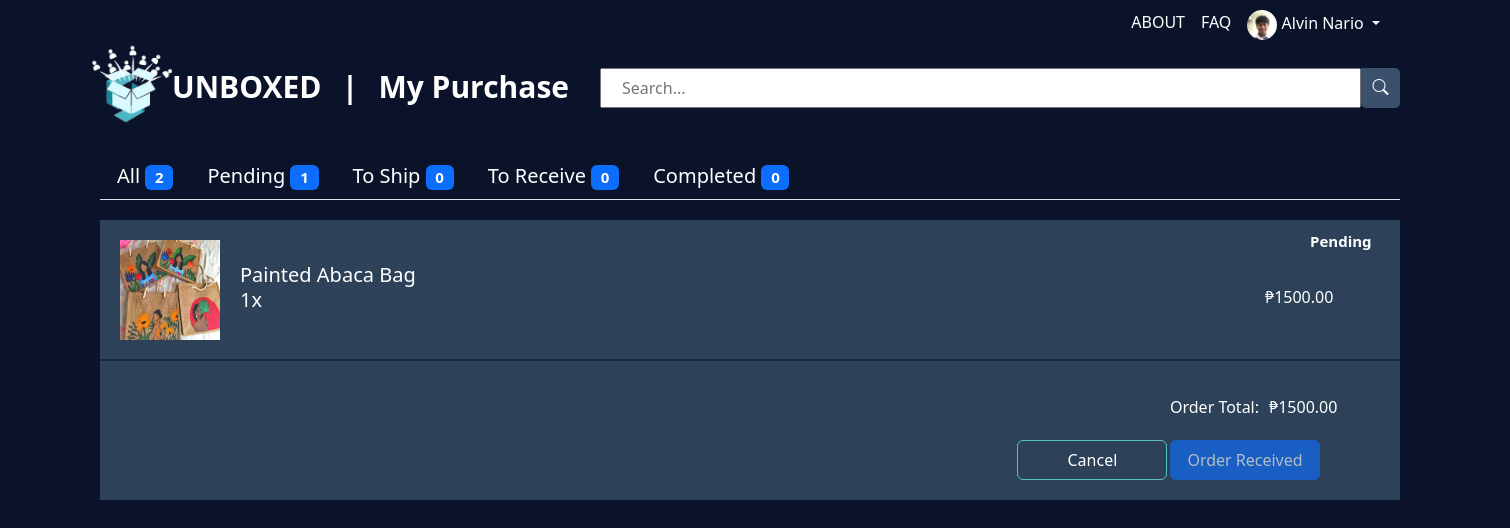
/Purchase.php?status=Pending (signed in), run on the app's committed database.
### tables this page shows
CREATE TABLE `order_item` (
  `order_item_id` int(11) NOT NULL,
  `customer_id` int(11) DEFAULT NULL,
  `customer_name` varchar(255) NOT NULL,
  `address` text DEFAULT NULL,
  `contact` varchar(11) NOT NULL,
  `product_id` int(11) DEFAULT NULL,
  `product_img` varchar(255) NOT NULL,
  `product_name` varchar(255) NOT NULL,
  `product_owner` varchar(255) NOT NULL,
  `quantity` int(11) NOT NULL,
  `price` decimal(10,2) NOT NULL,
  `total_payment` int(11) NOT NULL,
  `payment` varchar(100) NOT NULL,
  `order_date` date NOT NULL,
  `status` varchar(255) NOT NULL COMMENT 'To Ship, To Receive, Completed, Canceled'
);

### Purchase.php (the view, shortened to what this page needs)
<?php
$servername = "localhost";
$username = "root";
$password = "";
$dbname = "unboxed";
$conn = new mysqli($servername, $username, $password, $dbname);
if (isset($_SESSION["email"])) {
    $name = $_SESSION["name"];
    $image_dp = $_SESSION["image_dp"];
} else {
    $name = "";
    $image_dp = "";
}
$displayUserInfo = !(isset($_SESSION['open_boxes']) && $_SESSION['open_boxes']);
if (isset($_SESSION['customer_id'])) {
    $customer_id = $_SESSION['customer_id'];
} else {
    echo "Customer ID not found.";
    exit;
}
$statusCounts = array();
$statusQueries = array(
    "All" => "SELECT COUNT(*) AS count FROM order_item WHERE customer_id = $customer_id",
    "Pending" => "SELECT COUNT(*) AS count FROM order_item WHERE customer_id = $customer_id AND status = 'Pending'",
    "To Ship" => "SELECT COUNT(*) AS count FROM order_item WHERE customer_id = $customer_id AND status = 'To Ship'",
    "To Receive" => "SELECT COUNT(*) AS count FROM order_item WHERE customer_id = $customer_id AND status = 'To Receive'",
    "Completed" => "SELECT COUNT(*) AS count FROM order_item WHERE customer_id = $customer_id AND status = 'Completed'",
    "Rated" => "SELECT COUNT(*) AS count FROM order_item WHERE customer_id = $customer_id AND status = 'Rated'",
);
foreach ($statusQueries as $status => $query) {
    $result = $conn->query($query);
    if ($result && $result->num_rows > 0) {
        $statusCounts[$status] = $result->fetch_assoc()['count'];
    } else {
        $statusCounts[$status] = 0;
    }
}
?>
<!DOCTYPE html>
<html lang="en">
<head>
    <link href="https://cdn.jsdelivr.net/npm/bootstrap@5.3.3/dist/css/bootstrap.min.css" rel="stylesheet">
    <link rel="stylesheet" href="https://cdn.jsdelivr.net/npm/bootstrap-icons@1.3.0/font/bootstrap-icons.css">
    <link rel="stylesheet" href="style.css?v=<?php echo time(); ?>">
</head>
<body>
<div class="cart-container">
    <nav class="navbar navbar-expand-lg bg-body-tertiary">
        <div class="container-fluid">
            <div class="nav-logo">
                <a class="navbar-brand" href="Home.php"><img src="./images/logo.png" class="logo" alt="">UNBOXED</a>
                <p class="navbar-brand">|</p>
                <p class="navbar-brand">My Purchase</p>
            </div>
            <div class="navbar-nav" id="navbarLinks">
            <a class="nav-link" href="About.php">ABOUT</a>
                <a class="nav-link" href="FAQ.php">FAQ</a>
                <?php if ($displayUserInfo && !empty($name)): ?>
                    <li class="nav-item dropdown">
                        <a class="nav-link dropdown-toggle" href="#" id="navbarDropdown" role="button" data-bs-toggle="dropdown" aria-expanded="false">
                            <img src="<?php echo $image_dp; ?>" alt="<?php echo $name; ?>" class="profile-img"> <?php echo $name; ?>
                        </a>
                    </li>
                <?php endif; ?>
            </div>
        </div>
    </nav>
    <div class="input-group-cart mb-3">
        <input type="text" class="form-control-cart" id="searchInput" placeholder="Search..." aria-label="Search..." aria-describedby="basic-addon2">
        <div class="input-group-append2">
            <i class="bi bi-search" id="searchButton"></i>
        </div>
    </div>
    <ul class="nav nav-tabs">
        <li class="nav-item">
            <a class="nav-link" href="?status=All">All <span class="badge bg-primary"><?php echo $statusCounts['All']; ?></span></a>
        </li>
        <li class="nav-item">
            <a class="nav-link" href="?status=Pending">Pending <span class="badge bg-primary"><?php echo $statusCounts['Pending']; ?></span></a>
        </li>
        <li class="nav-item">
            <a class="nav-link" href="?status=To Ship">To Ship <span class="badge bg-primary"><?php echo $statusCounts['To Ship']; ?></span></a>
        </li>
        <li class="nav-item">
            <a class="nav-link" href="?status=To Receive">To Receive <span class="badge bg-primary"><?php echo $statusCounts['To Receive']; ?></span></a>
        </li>
        <li class="nav-item">
    <a class="nav-link" href="?status=Completed">Completed <span class="badge bg-primary"><?php echo $statusCounts['Completed'] + $statusCounts['Rated']; ?></span></a>
</li>
    </ul>
    <?php
$selectedStatus = isset($_GET['status']) ? $_GET['status'] : 'All';
function displayOrderDetails($conn, $selectedStatus, $customer_id) {
if (isset($_GET['search'])) {
    $searchKeyword = $_GET['search'];
    $sql = "SELECT * FROM order_item WHERE customer_id = $customer_id AND product_name LIKE '%$searchKeyword%'";
}elseif ($selectedStatus === 'Completed') {
        $sql = "SELECT * FROM order_item WHERE customer_id = $customer_id AND (status = 'Rated' OR status = 'Completed')";
    } else {
        $sql = ($selectedStatus === 'All') ? "SELECT * FROM order_item WHERE customer_id = $customer_id" : "SELECT * FROM order_item WHERE customer_id = $customer_id AND status = '$selectedStatus'";
    }
    $result = $conn->query($sql);
    if ($result->num_rows > 0) {
        $orderItems = [];
        while ($row = $result->fetch_assoc()) {
            $orderItems[] = $row;
        }
        $orderItems = array_reverse($orderItems);
        echo "<div class='order-con' id='orderContainer'>";
        foreach ($orderItems as $row) {
            echo "<div class='product-details-purchase'>";
            echo "<p class='order-status'>" . $row['status'] . "</p>";
            echo "<div class='order-name-img'>";
            echo "<img src='" . $row['product_img'] . "' class='product-img' alt=''>";
            echo "<p class='prod-name-order'>" . $row['product_name'] . "</p>";
            echo "<p class='prod-quantity-order'>" . $row['quantity'] . "x</p>";
            echo "</div>";
            echo "<div class='purchase-price'>";
            echo "<p class='prod-price-order'>₱" . $row['price'] . "</p>";
            echo "</div>";
            echo "<div class='purchase-total'>";
            $total_payment = $row['price'] * $row['quantity'];
            echo "<p class='total-label-order'>Order Total: </p>";
            echo "<p class='total-pay'>₱" . $total_payment . ".00</p>";
            if ($row['status'] === 'Completed') {
                echo "<button class='btn btn-primary write-review-button' data-order-item-id='" . $row['order_item_id'] . "'>Write Review</button>";
            } elseif ($row['status'] === 'Rated') {
                echo "<button class='btn btn-primary order-buy-button' data-order-item-id='" . $row['order_item_id'] . "'>Buy Again</button>";
            } elseif ($row['status'] === 'To Receive'){
                echo "<button class='btn btn-primary order-received-button' data-order-item-id='" . $row['order_item_id'] . "'>Order Received</button>";
            } elseif ($row['status'] === 'Canceled') {
                echo "<button class='btn btn-primary order-buy-button' data-order-item-id='" . $row['order_item_id'] . "'>Buy Again</button>";
            }
            else {
                echo "<button class='btn btn-primary order-cancel-button' data-order-item-id='" . $row['order_item_id'] . "'>Cancel</button>";
                echo "<button class='btn btn-primary order-received-button' disabled>Order Received</button>";
            }
            echo "</div>";
            echo "</div>";
        }
        echo "</div>";
    } else {
        echo "No orders found for this customer.";
    }
}
displayOrderDetails($conn, $selectedStatus, $customer_id);
?>
</body>
</html>

### style.css (style rules this page uses)
body { background-color: #0B132B; }
.container-fluid { background-color: #0B132B; height: 50px; width: 100%; }
.nav-logo { margin-top: 130px; }
.navbar-brand { display: inline; color: white; background-color: #0B132B; font-size: 30px; font-weight: bold; }
.nav-logo, .navbar-brand:hover { color: white; }
.logo { margin-top: -15px; display: inline-block; background-color: #0B132B; margin-left: 80px; height: 80px; width: 80px; }
.navbar { height: 50px; }
.navbar-nav { padding-right: 10px; }
.navbar-nav, .nav-link { color: #ffff; }
.navbar-nav, .nav-link:hover { color: #5bc0be; }
.btn { display: flex; justify-content: center; align-items: center; gap: 100px; }
.bi-search { display: flex; justify-content: center; align-items: center; margin: auto; height: 38px; width: 39px; }
.profile-img { height: 30px; width: 30px; border-radius: 50%; }
.input-group-cart, .form-control-cart { display: flex; justify-content: center; align-items: center; margin-top: 12px; margin-left: 300px; width: 1200px; height: 40px; }
.form-control-cart { padding-left: 20px; }
.input-group-append2 { margin-top: 12px; height: 40px; width: 40px; color: white; background-color: #3A506B; border-radius: 0px 5px 5px; margin-right: 100px; }
.product-img { height: 100px; width: 100px; margin-left: -180px; margin-right: -150px; }
.cart-container { margin-right: 100px; }
.mb-3, .mb-5 { color: #ffff; }
.btn-primary { margin-left: 200px; }
.nav-tabs { margin-left: 100px; margin-top: 50px; font-size: 20px; color: #5bc0be; width: 1300px; }
.product-details-purchase { height: 280px; width: 1300px; margin-left: 100px; margin-top: 20px; background-color: #2d4158; color: white; display: flex; position: relative; }
.product-details-purchase::after { content: ''; position: absolute; top: 50%; left: 50%; transform: translate(-50%, -50%); width: 100%; height: 1px; background-color: #0B132B; }
.order-name-img { position: absolute; display: inline-flex; margin-left: 200px; margin-top: 20px; width: auto; }
.prod-quantity-order { position: absolute; margin-top: 45px; font-size: 20px; margin-left: -60px; }
.prod-name-order { margin-top: 20px; margin-left: 170px; font-size: 20px; }
.purchase-price { position: absolute; margin-top: 65px; margin-left: 1165px; }
.purchase-total { display: flex; position: absolute; gap: 10px; margin-left: 1070px; margin-top: 120px; }
.order-received-button, .write-review-button, .order-buy-button { position: absolute; height: 40px; width: 150px; margin-left: 0px; margin-top: 100px; }
.order-cancel-button { background-color: transparent; position: relative; height: 40px; width: 150px; margin-left: -330px; margin-top: 100px; border: 1px solid #5bc0be; }
.total-pay, .total-label-order { margin-top: 55px; }
.order-status { position: absolute; margin-left: 1210px; padding-top: 10px; font-size: 15px; font-weight: bold; }

### data on the page
order_item: status "Pending", product_img (picture), product_name "Painted Abaca Bag", quantity "1", price "1500.00", total_payment "1500"

### other printed values
$name "Alvin Nario"
$statusCounts['All'] "2"
$statusCounts['Pending'] "1"
$statusCounts['To Ship'] "0"
$statusCounts['To Receive'] "0"
$statusCounts['Completed'] + $statusCounts['Rated'] "0"
